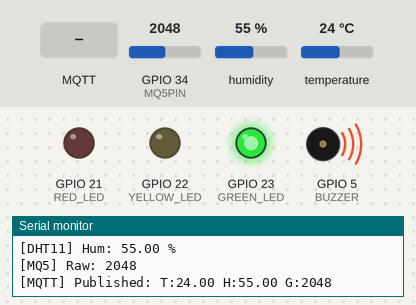
Recording of a sketch running on a simulated ESP32. Parts: output pins drawn as LEDs (lit = HIGH), buzzer (waves = sounding, pin HIGH), the last lines printed to the serial monitor. The inputs (shaded band) are chosen by the test bench; at power-on: GPIO 34 (MQ5PIN) = 2048, humidity 55 %, temperature 24 °C. No MQTT or app messages arrive unless stated.

Above: at 1.2 s.
1.3 s: MQTT message "L:" arrives on the first subscribed topic
At 1.8 s:
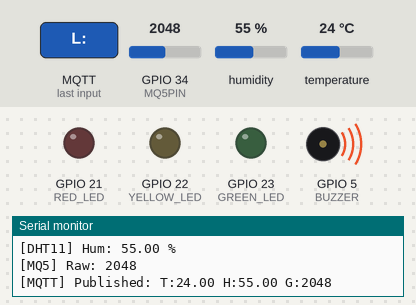
2.8 s: MQTT message "P:" arrives on the first subscribed topic
4.3 s: MQTT message "B:" arrives on the first subscribed topic
Timing chart, 0 to 7.3 s (numbered marks = the images above; inputs shaded):
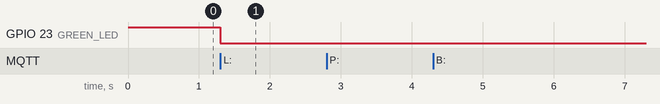

The sketch:

Smart-Fire-and-Smoke-Detector.ino
```cpp
// ===== Communication Mode Selector =====
// Uncomment ONLY ONE of the following modes. Comment out the rest.
#define MODE_AP       // MQTT over ESP32 access point (default)
// #define MODE_SERIAL  // USB Serial (no WiFi)

#include <WiFi.h>
#include <PubSubClient.h>
#include <DHT.h>

#define DHTPIN 4
#define DHTTYPE DHT11
#define MQ5PIN 34
#define RED_LED 21
#define YELLOW_LED 22
#define GREEN_LED 23
#define BUZZER 5

DHT dht(DHTPIN, DHTTYPE);

#ifdef MODE_AP
const char* AP_SSID = "SmokeDetector_AP";
const char* AP_PASS = "detector123";
const IPAddress AP_IP(192, 168, 4, 1);
const IPAddress AP_SUBNET(255, 255, 255, 0);
const char* MQTT_BROKER = "192.168.4.100";
#endif

const int MQTT_PORT = 1883;
const char* TOPIC_SENSOR = "smoke_detector/esp32/sensor";
const char* TOPIC_CONTROL = "smoke_detector/esp32/control";
const char* TOPIC_PONG = "smoke_detector/esp32/pong";

WiFiClient wifiClient;
PubSubClient mqtt(wifiClient);

unsigned long lastSensorSend = 0;
const unsigned long SENSOR_INTERVAL = 500;
int buzzerMode = 0;

void setup() {
  Serial.begin(115200);
  dht.begin();

  pinMode(RED_LED, OUTPUT);
  pinMode(YELLOW_LED, OUTPUT);
  pinMode(GREEN_LED, OUTPUT);
  pinMode(BUZZER, OUTPUT);

  digitalWrite(GREEN_LED, HIGH);
  digitalWrite(RED_LED, LOW);
  digitalWrite(YELLOW_LED, LOW);
  digitalWrite(BUZZER, HIGH);

  #ifdef MODE_AP
    setupAP();
  #endif

  #if !defined(MODE_SERIAL)
    mqtt.setServer(MQTT_BROKER, MQTT_PORT);
    mqtt.setCallback(callback);
  #endif
}

void loop() {
  #if !defined(MODE_SERIAL)
    if (!mqtt.connected()) {
      connectMQTT();
    }
    mqtt.loop();
  #endif

  handleBuzzer();

  unsigned long now = millis();
  if (now - lastSensorSend >= SENSOR_INTERVAL) {
    lastSensorSend = now;

    float t = dht.readTemperature();
    float h = dht.readHumidity();
    int g = analogRead(MQ5PIN);

    Serial.print("[DHT11] Temp: "); Serial.print(t); Serial.println(" °C");
    Serial.print("[DHT11] Hum: "); Serial.print(h); Serial.println(" %");
    Serial.print("[MQ5] Raw: "); Serial.println(g);
    if (isnan(t) || isnan(h)) {
      Serial.println("[DHT11] ERROR - NaN (check wiring)");
    }

    String payload;
    if (isnan(t) || isnan(h)) {
      payload = "T:-- H:-- G:" + String(g);
    } else {
      payload = "T:" + String(t, 2) + " H:" + String(h, 2) + " G:" + String(g);
    }

    #if defined(MODE_SERIAL)
      Serial.println(payload);
    #else
      mqtt.publish(TOPIC_SENSOR, payload.c_str());
      Serial.println("[MQTT] Published: " + payload);
    #endif
  }

  #if defined(MODE_SERIAL)
    handleSerialCommand();
  #endif
}

void handleBuzzer() {
  if (buzzerMode == 1) {
    digitalWrite(BUZZER, LOW);
  } else if (buzzerMode == 2) {
    digitalWrite(BUZZER, (millis() % 3000) < 200 ? LOW : HIGH);
  } else {
    digitalWrite(BUZZER, HIGH);
  }
}

#ifdef MODE_SERIAL
void handleSerialCommand() {
  if (Serial.available()) {
    String line = Serial.readStringUntil('\n');
    line.trim();
    int ledIdx = line.indexOf("L:");
    int buzIdx = line.indexOf("B:");
    if (ledIdx >= 0) {
      char ledVal = line.charAt(ledIdx + 2);
      digitalWrite(GREEN_LED, LOW);
      digitalWrite(YELLOW_LED, LOW);
      digitalWrite(RED_LED, LOW);
      switch (ledVal) {
        case 'G': digitalWrite(GREEN_LED, HIGH); Serial.println("[LED] Green ON"); break;
        case 'Y': digitalWrite(YELLOW_LED, HIGH); Serial.println("[LED] Yellow ON"); break;
        case 'R': digitalWrite(RED_LED, HIGH); Serial.println("[LED] Red ON"); break;
      }
    }
    if (buzIdx >= 0) {
      buzzerMode = line.substring(buzIdx + 2).toInt();
      if (buzzerMode == 1) Serial.println("[BUZZER] Continuous ON");
      else if (buzzerMode == 2) Serial.println("[BUZZER] Intermittent (200ms/3s)");
      else Serial.println("[BUZZER] OFF");
    }
  }
}
#endif

#ifdef MODE_AP
void setupAP() {
  Serial.print("Starting AP: ");
  Serial.println(AP_SSID);
  WiFi.mode(WIFI_AP);
  WiFi.softAPConfig(AP_IP, AP_IP, AP_SUBNET);
  WiFi.softAP(AP_SSID, AP_PASS);
  Serial.print("AP IP: ");
  Serial.println(WiFi.softAPIP());
}
#endif

void connectMQTT() {
  while (!mqtt.connected()) {
    Serial.print("Connecting to MQTT...");
    if (mqtt.connect("ESP32_SmokeDetector")) {
      Serial.println("connected");
      mqtt.subscribe(TOPIC_CONTROL);
      Serial.println("Subscribed to " + String(TOPIC_CONTROL));
    } else {
      Serial.print("failed, rc=");
      Serial.print(mqtt.state());
      Serial.println(" retrying in 5s");
      delay(5000);
    }
  }
}

void callback(char* topic, byte* payload, unsigned int length) {
  String msg;
  for (unsigned int i = 0; i < length; i++) {
    msg += (char)payload[i];
  }
  msg.trim();
  Serial.println("[MQTT] Received: " + msg);

  int pingIdx = msg.indexOf("P:");
  if (pingIdx >= 0) {
    String pingVal = msg.substring(pingIdx + 2);
    pingVal.trim();
    mqtt.publish(TOPIC_PONG, pingVal.c_str());
    Serial.println("[PONG] Echoed: " + pingVal);
  }

  int ledIdx = msg.indexOf("L:");
  int buzIdx = msg.indexOf("B:");

  if (ledIdx >= 0) {
    char ledVal = msg.charAt(ledIdx + 2);
    digitalWrite(GREEN_LED, LOW);
    digitalWrite(YELLOW_LED, LOW);
    digitalWrite(RED_LED, LOW);
    switch (ledVal) {
      case 'G': digitalWrite(GREEN_LED, HIGH); Serial.println("[LED] Green ON"); break;
      case 'Y': digitalWrite(YELLOW_LED, HIGH); Serial.println("[LED] Yellow ON"); break;
      case 'R': digitalWrite(RED_LED, HIGH); Serial.println("[LED] Red ON"); break;
    }
  }

  if (buzIdx >= 0) {
    buzzerMode = msg.substring(buzIdx + 2).toInt();
    if (buzzerMode == 1) {
      Serial.println("[BUZZER] Continuous ON");
    } else if (buzzerMode == 2) {
      Serial.println("[BUZZER] Intermittent (200ms/3s)");
    } else {
      Serial.println("[BUZZER] OFF");
    }
  }
}
```

Measured:
- after the input at 1.3 s, GPIO 23 (GREEN_LED): HIGH → LOW at once
